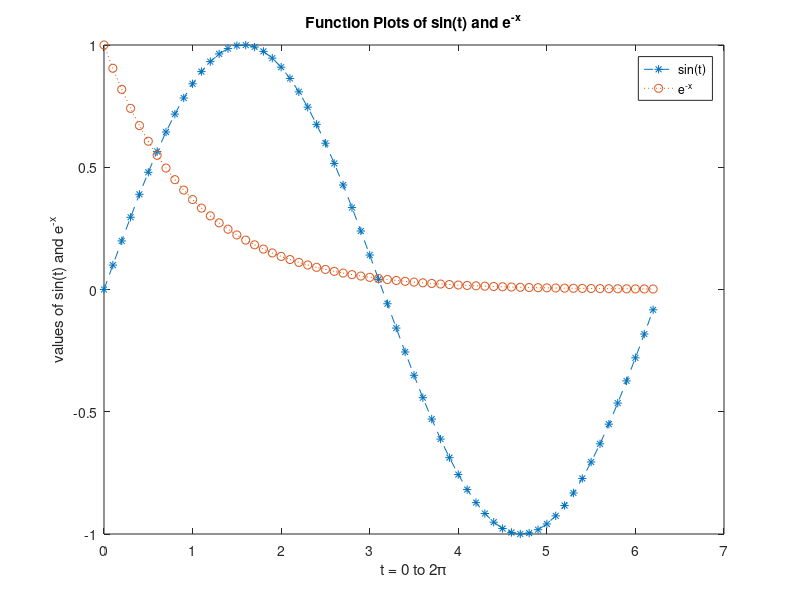

MATLAB code for this plot:
x = 0:0.1:2*pi;
y1 = sin(x);
y2 = exp(-x);
plot(x, y1, '--*', x, y2, ':o');
% 添加x轴y轴标签
xlabel('t = 0 to 2\pi');
ylabel('values of sin(t) and e^{-x}');
% 添加标题
title('Function Plots of sin(t) and e^{-x}');
legend('sin(t)', 'e^{-x}');